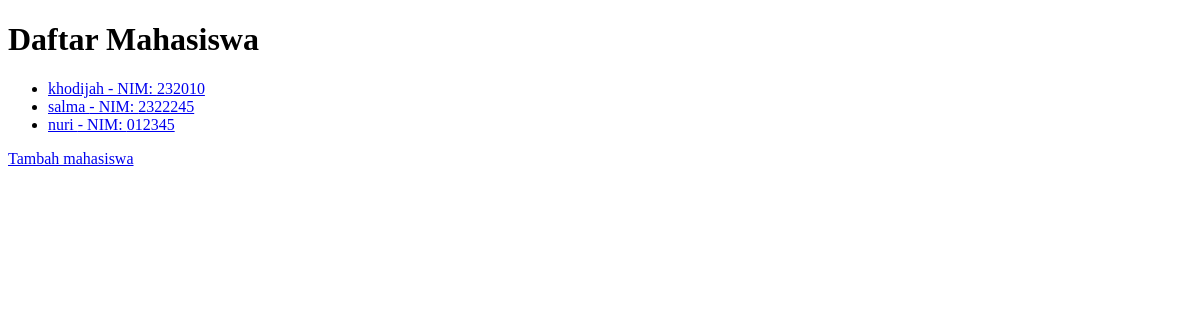
/mahasiswa/, run on an earlier commit of the app's database.
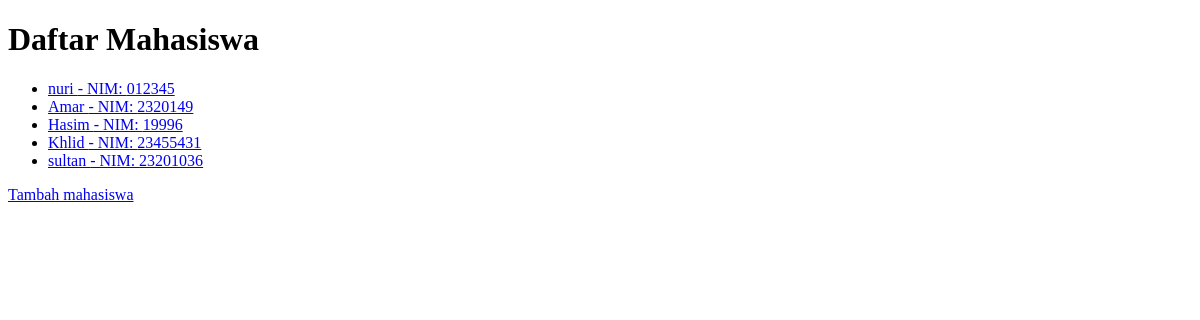
And on a later commit of the database.
### akademik/models.py (models this page shows, shortened)
class Mahasiswa(models.Model):
    nim = models.CharField(max_length=12, unique=True)
    nama = models.CharField(max_length=100)
    jurusan = models.CharField(max_length=100)

### akademik/views.py (the view)
# urls.py: path('mahasiswa/', MahasiswaListView.as_view(), name='mahasiswa-list'),
class MahasiswaListView(ListView):
    model = Mahasiswa
    template_name = "akademik/mahasiswa_list.html"

### akademik/templates/akademik/mahasiswa_list.html (shortened to what this page needs)
<!DOCTYPE html>
<html>
<head>
</head>
<body>
    <h1>Daftar Mahasiswa</h1>
    <ul>
        {% for mhs in object_list %}
            <li>
                <a href="{% url 'mahasiswa-detail' mhs.id %}">
                    {{ mhs.nama }} - NIM: {{ mhs.nim }}
                </a>
            </li>
        {% empty %}
            <li>Belum ada data mahasiswa.</li>
        {% endfor %}
    </ul>
    <p>
    <a href="{% url 'mahasiswa-tambah' %}">Tambah mahasiswa</a>
</p>
</body>
</html>

What changed in the data, as far as the page shows it:
removed Mahasiswa: nama "khodijah", nim "232010"
removed Mahasiswa: nama "salma", nim "2322245"
added Mahasiswa: nama "Amar", nim "2320149"
added Mahasiswa: nama "Hasim", nim "19996"
added Mahasiswa: nama "Khlid", nim "23455431"
added Mahasiswa: nama "sultan", nim "23201036"
